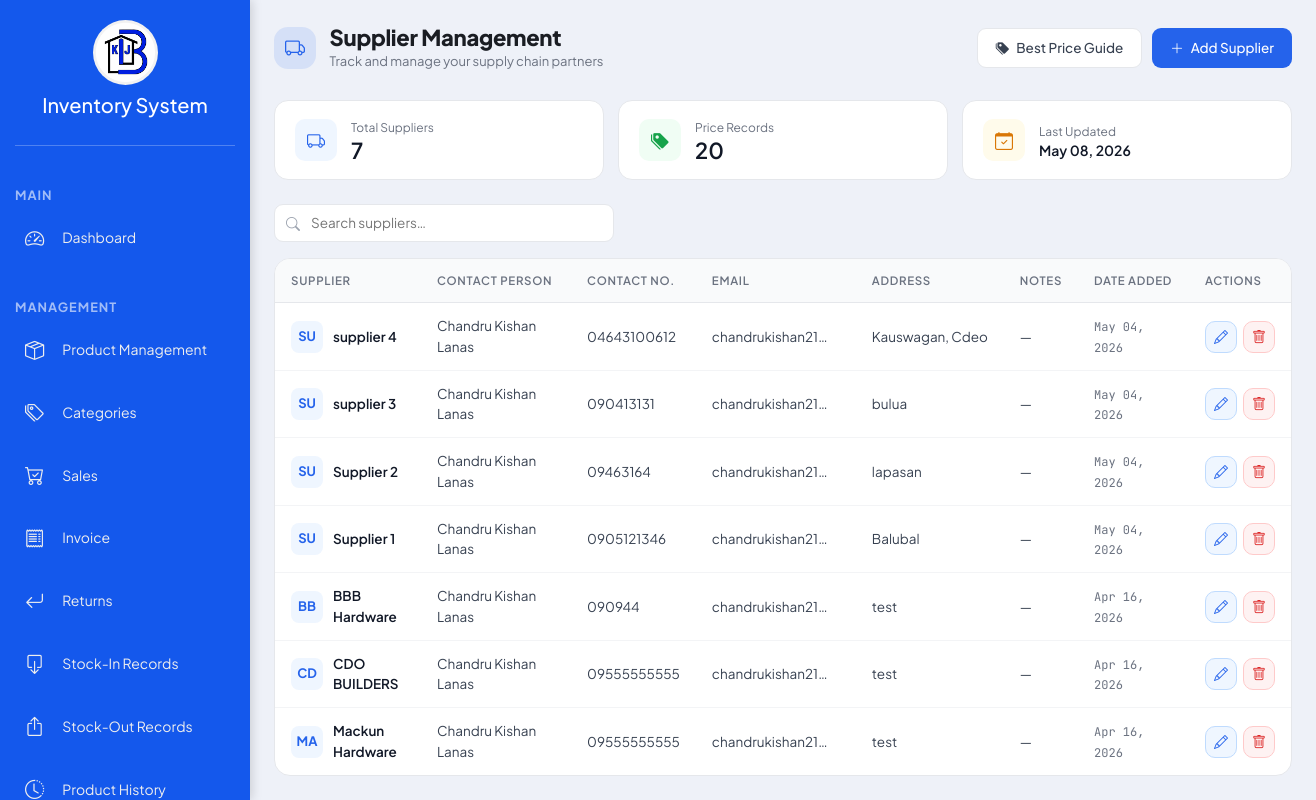
The page /supplier.php (signed in) on the database its author committed.
### tables this page shows
CREATE TABLE `suppliers` (
  `supplier_id` int(11) NOT NULL,
  `supplier_name` varchar(150) NOT NULL,
  `contact_person` varchar(100) DEFAULT NULL,
  `contact_no` varchar(20) DEFAULT NULL,
  `email` varchar(100) DEFAULT NULL,
  `address` varchar(255) DEFAULT NULL,
  `item_description` varchar(255) DEFAULT NULL,
  `notes` text DEFAULT NULL,
  `created_at` timestamp NOT NULL DEFAULT current_timestamp()
);

### supplier.php (the view, shortened to what this page needs)
<?php
include 'project.php';
$result          = $conn->query("SELECT * FROM suppliers ORDER BY created_at DESC");
$lowest_cost_sql = "
    SELECT
        p.product_name,
        p.brand,
        p.variation,
        s.supplier_name,
        t.min_price,
        COALESCE(c.category_name, 'Uncategorized') AS category_name
    FROM (
        SELECT product_id, MIN(supplier_price) AS min_price
        FROM stock_history
        WHERE supplier_price > 0
        GROUP BY product_id
    ) t
    JOIN stock_history sh ON t.product_id = sh.product_id AND t.min_price = sh.supplier_price
    JOIN products p ON sh.product_id = p.product_id
    JOIN suppliers s ON sh.supplier_id = s.supplier_id
    LEFT JOIN categories c ON p.category_id = c.category_id
    GROUP BY p.product_id
    ORDER BY category_name ASC, p.product_name ASC
";
$lowest_cost_result = $conn->query($lowest_cost_sql);
?>
<!DOCTYPE html>
<html lang="en">
<head>
<link href="https://cdn.jsdelivr.net/npm/bootstrap@5.3.3/dist/css/bootstrap.min.css" rel="stylesheet">
<link href="https://cdn.jsdelivr.net/npm/bootstrap-icons/font/bootstrap-icons.css" rel="stylesheet">
<link rel="stylesheet" href="css/admin1.css">
</head>
<body>
<div class="d-flex">
  <div class="sidebar flex-column p-0" id="sidebar">
    <div class="sidebar-logo text-center">
      <img src="images/logo.png" alt="Inventory Logo">
      <h5 class="mt-2 text-white">Inventory System</h5>
    </div>
    <hr class="text-white">
    <ul class="nav flex-column">
      <li class="sidebar-title">Main</li>
      <li class="nav-item mb-2"><a class="nav-link" href="admin_dashboard.php"><i class="bi bi-speedometer2 me-2"></i> Dashboard</a></li>
      <li class="sidebar-title">Management</li>
      <li class="nav-item mb-2"><a class="nav-link" href="products.php"><i class="bi bi-box-seam me-2"></i> Product Management</a></li>
      <li class="nav-item mb-2"><a class="nav-link" href="categories.php"><i class="bi bi-tags me-2"></i> Categories</a></li>
      <li class="nav-item mb-2"><a class="nav-link" href="sales.php"><i class="bi bi-cart-check me-2"></i> Sales</a></li>
      <li class="nav-item mb-2"><a class="nav-link" href="p_os.php"><i class="bi bi-receipt me-2"></i> Invoice</a></li>
      <li class="nav-item mb-2"><a class="nav-link" href="returns.php"><i class="bi bi-arrow-return-left me-2"></i> Returns</a></li>
      <li class="nav-item mb-2"><a class="nav-link" href="stock_in_batches.php"><i class="bi bi-box-arrow-down me-2"></i> Stock-In Records</a></li>
      <li class="nav-item mb-2"><a class="nav-link" href="stock_out_history.php"><i class="bi bi-box-arrow-up me-2"></i> Stock-Out Records</a></li>
      <li class="nav-item mb-2"><a class="nav-link" href="product_history.php"><i class="bi bi-clock-history me-2"></i> Product History</a></li>
    </ul>
  </div>
  <div class="content flex-grow-1 p-4">
    <div class="page-header">
      <div style="display:flex; align-items:center;">
        <div class="page-header-icon">
          <i class="bi bi-truck"></i>
        </div>
        <div class="page-header-left">
          <h4>Supplier Management</h4>
          <p>Track and manage your supply chain partners</p>
        </div>
      </div>
      <div class="header-actions">
        <button class="btn-secondary-custom" data-bs-toggle="modal" data-bs-target="#lowestCostModal">
          <i class="bi bi-tags-fill"></i> Best Price Guide
        </button>
        <button class="btn-primary-custom" data-bs-toggle="modal" data-bs-target="#addSupplierModal">
          <i class="bi bi-plus-lg"></i> Add Supplier
        </button>
      </div>
    </div>
    <?php
      $total_suppliers = $result->num_rows;
      $result->data_seek(0);
    ?>
    <div class="stat-row">
      <div class="stat-card">
        <div class="stat-icon blue"><i class="bi bi-truck"></i></div>
        <div>
          <div class="stat-label">Total Suppliers</div>
          <div class="stat-value"><?= $total_suppliers ?></div>
        </div>
      </div>
      <div class="stat-card">
        <div class="stat-icon green"><i class="bi bi-tags-fill"></i></div>
        <div>
          <div class="stat-label">Price Records</div>
          <div class="stat-value"><?= $lowest_cost_result ? $lowest_cost_result->num_rows : 0 ?></div>
        </div>
      </div>
      <div class="stat-card">
        <div class="stat-icon amber"><i class="bi bi-calendar-check"></i></div>
        <div>
          <div class="stat-label">Last Updated</div>
          <div class="stat-value" style="font-size:14px;"><?= date('M d, Y') ?></div>
        </div>
      </div>
    </div>
    <div class="toolbar">
      <div class="search-wrap">
        <i class="bi bi-search"></i>
        <input type="text" id="searchInput" placeholder="Search suppliers…">
      </div>
    </div>
    <div class="table-card">
      <div style="overflow-x: auto;">
        <table id="supplierTable">
          <thead>
            <tr>
              <th style="text-align:left;">Supplier</th>
              <th>Contact Person</th>
              <th>Contact No.</th>
              <th>Email</th>
              <th>Address</th>
              <th>Notes</th>
              <th>Date Added</th>
              <th>Actions</th>
            </tr>
          </thead>
          <tbody>
            <?php if ($result->num_rows > 0):
              $result->data_seek(0);
              while ($row = $result->fetch_assoc()):
                $initials = strtoupper(substr($row['supplier_name'], 0, 2));
            ?>
            <tr
              data-id="<?= $row['supplier_id'] ?>"
              data-name="<?= htmlspecialchars($row['supplier_name']) ?>"
              data-contact-person="<?= htmlspecialchars($row['contact_person']) ?>"
              data-contact-no="<?= htmlspecialchars($row['contact_no']) ?>"
              data-email="<?= htmlspecialchars($row['email']) ?>"
              data-address="<?= htmlspecialchars($row['address']) ?>"
              data-notes="<?= htmlspecialchars($row['notes']) ?>"
            >
              <td>
                <div class="supplier-name-cell">
                  <div class="supplier-avatar"><?= $initials ?></div>
                  <?= htmlspecialchars($row['supplier_name']) ?>
                </div>
              </td>
              <td><?= htmlspecialchars($row['contact_person']) ?: '—' ?></td>
              <td><?= htmlspecialchars($row['contact_no']) ?: '—' ?></td>
              <td class="truncate-cell"><?= htmlspecialchars($row['email']) ?: '—' ?></td>
              <td class="truncate-cell"><?= htmlspecialchars($row['address']) ?: '—' ?></td>
              <td class="truncate-cell"><?= htmlspecialchars($row['notes']) ?: '—' ?></td>
              <td><span class="date-chip"><?= date('M d, Y', strtotime($row['created_at'])) ?></span></td>
              <td>
                <div class="action-wrap">
                  <button class="btn-icon edit edit-btn"
                    data-bs-toggle="modal"
                    data-bs-target="#editSupplierModal"
                    title="Edit">
                    <i class="bi bi-pencil"></i>
                  </button>
                  <button class="btn-icon del delete-btn"
                    data-supplier-id="<?= $row['supplier_id'] ?>"
                    data-supplier-name="<?= htmlspecialchars($row['supplier_name']) ?>"
                    title="Delete">
                    <i class="bi bi-trash"></i>
                  </button>
                </div>
              </td>
            </tr>
            <?php endwhile; endif; ?>
          </tbody>
        </table>
      </div>
    </div>
  </div>
</div>
</body>
</html>

### css/admin1.css (style rules this page uses)
:root { --primary-color: #1458ec; --secondary-color: #eeeeee; --hover-color: rgba(255, 255, 255, 0.15); }
body { margin: 0; font-family: Arial, sans-serif; }
.sidebar { position: fixed; top: 0; left: 0; width: 250px; height: 100vh; background-color: var(--primary-color); color: var(--secondary-color); padding-top: 10px; box-shadow: 2px 0 10px rgba(0, 0, 0, 0.15); transition: left 0.3s ease-in-out; overflow-y: auto; scrollbar-width: none; }
.sidebar-logo { text-align: center; padding: 20px 10px 10px 10px; }
.sidebar hr { margin: 10px 15px 15px 15px; }
.sidebar-logo img { width: 65px; height: 65px; border-radius: 50%; transition: transform 0.3s ease; }
.sidebar-title { font-size: 0.8rem; text-transform: uppercase; font-weight: bold; color: rgba(255, 255, 255, 0.6); padding: 10px 15px 5px 15px; margin-top: 15px; letter-spacing: 1px; }
.sidebar .nav-link { color: var(--secondary-color); padding: 10px 15px; border-radius: 8px; margin: 3px 10px; display: flex; align-items: center; gap: 10px; transition: all 0.25s ease-in-out; }
.sidebar .nav-link i { font-size: 1.2rem; transition: transform 0.25s ease; }
.content { margin-left: 250px; padding: 20px; transition: margin-left 0.3s ease; }
.stat-card { border-left: 5px solid; transition: transform 0.3s ease; cursor: pointer; }
.d-flex { display: flex; }

### rows shown on the page
suppliers: supplier_name "SU", supplier_name "supplier 4", contact_person "Chandru Kishan Lanas", contact_no "04643100612", email "chandrukishan21…", address "Kauswagan, Cdeo", notes "—", created_at "May 04, 2026"
suppliers: supplier_name "SU", supplier_name "supplier 3", contact_person "Chandru Kishan Lanas", contact_no "090413131", email "chandrukishan21…", address "bulua", notes "—", created_at "May 04, 2026"
suppliers: supplier_name "SU", supplier_name "Supplier 2", contact_person "Chandru Kishan Lanas", contact_no "09463164", email "chandrukishan21…", address "lapasan", notes "—", created_at "May 04, 2026"
suppliers: supplier_name "SU", supplier_name "Supplier 1", contact_person "Chandru Kishan Lanas", contact_no "0905121346", email "chandrukishan21…", address "Balubal", notes "—", created_at "May 04, 2026"
suppliers: supplier_name "BB", supplier_name "BBB Hardware", contact_person "Chandru Kishan Lanas", contact_no "090944", email "chandrukishan21…", address "test", notes "—", created_at "Apr 16, 2026"
suppliers: supplier_name "CD", supplier_name "CDO BUILDERS", contact_person "Chandru Kishan Lanas", contact_no "09555555555", email "chandrukishan21…", address "test", notes "—", created_at "Apr 16, 2026"
suppliers: supplier_name "MA", supplier_name "Mackun Hardware", contact_person "Chandru Kishan Lanas", contact_no "09555555555", email "chandrukishan21…", address "test", notes "—", created_at "Apr 16, 2026"

### other values the page prints
$total_suppliers "7"
$lowest_cost_result->num_rows "20"
